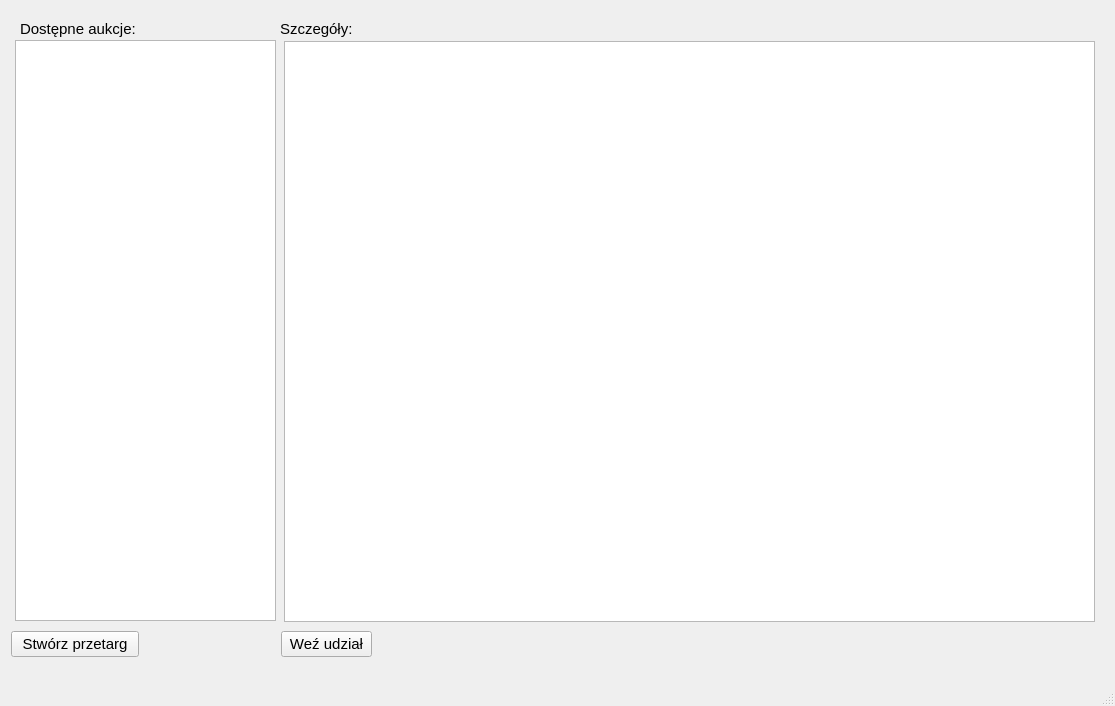
<?xml version="1.0" encoding="UTF-8"?>
<ui version="4.0">
 <class>OknoGlowne</class>
 <widget class="QMainWindow" name="OknoGlowne">
  <property name="geometry">
   <rect>
    <x>0</x>
    <y>0</y>
    <width>1115</width>
    <height>706</height>
   </rect>
  </property>
  <property name="windowTitle">
   <string>eAukcja</string>
  </property>
  <widget class="QWidget" name="centralwidget">
   <widget class="QLabel" name="label">
    <property name="geometry">
     <rect>
      <x>20</x>
      <y>20</y>
      <width>131</width>
      <height>18</height>
     </rect>
    </property>
    <property name="font">
     <font>
      <pointsize>11</pointsize>
     </font>
    </property>
    <property name="text">
     <string>Dostępne aukcje:</string>
    </property>
   </widget>
   <widget class="QPlainTextEdit" name="plainTextEdit">
    <property name="geometry">
     <rect>
      <x>284</x>
      <y>41</y>
      <width>811</width>
      <height>581</height>
     </rect>
    </property>
    <property name="frameShadow">
     <enum>QFrame::Plain</enum>
    </property>
    <property name="readOnly">
     <bool>true</bool>
    </property>
   </widget>
   <widget class="QPushButton" name="pushButton">
    <property name="geometry">
     <rect>
      <x>281</x>
      <y>631</y>
      <width>91</width>
      <height>26</height>
     </rect>
    </property>
    <property name="font">
     <font>
      <pointsize>11</pointsize>
     </font>
    </property>
    <property name="text">
     <string>Weź udział</string>
    </property>
   </widget>
   <widget class="QLabel" name="label_2">
    <property name="geometry">
     <rect>
      <x>280</x>
      <y>20</y>
      <width>80</width>
      <height>18</height>
     </rect>
    </property>
    <property name="font">
     <font>
      <pointsize>11</pointsize>
     </font>
    </property>
    <property name="text">
     <string>Szczegóły:</string>
    </property>
   </widget>
   <widget class="QPushButton" name="pushButton_2">
    <property name="geometry">
     <rect>
      <x>11</x>
      <y>631</y>
      <width>128</width>
      <height>26</height>
     </rect>
    </property>
    <property name="font">
     <font>
      <pointsize>11</pointsize>
     </font>
    </property>
    <property name="text">
     <string>Stwórz przetarg</string>
    </property>
   </widget>
   <widget class="QListWidget" name="listWidget">
    <property name="geometry">
     <rect>
      <x>15</x>
      <y>40</y>
      <width>261</width>
      <height>581</height>
     </rect>
    </property>
   </widget>
  </widget>
  <widget class="QMenuBar" name="menubar">
   <property name="geometry">
    <rect>
     <x>0</x>
     <y>0</y>
     <width>1115</width>
     <height>20</height>
    </rect>
   </property>
  </widget>
  <widget class="QStatusBar" name="statusbar"/>
 </widget>
 <resources/>
 <connections/>
</ui>
